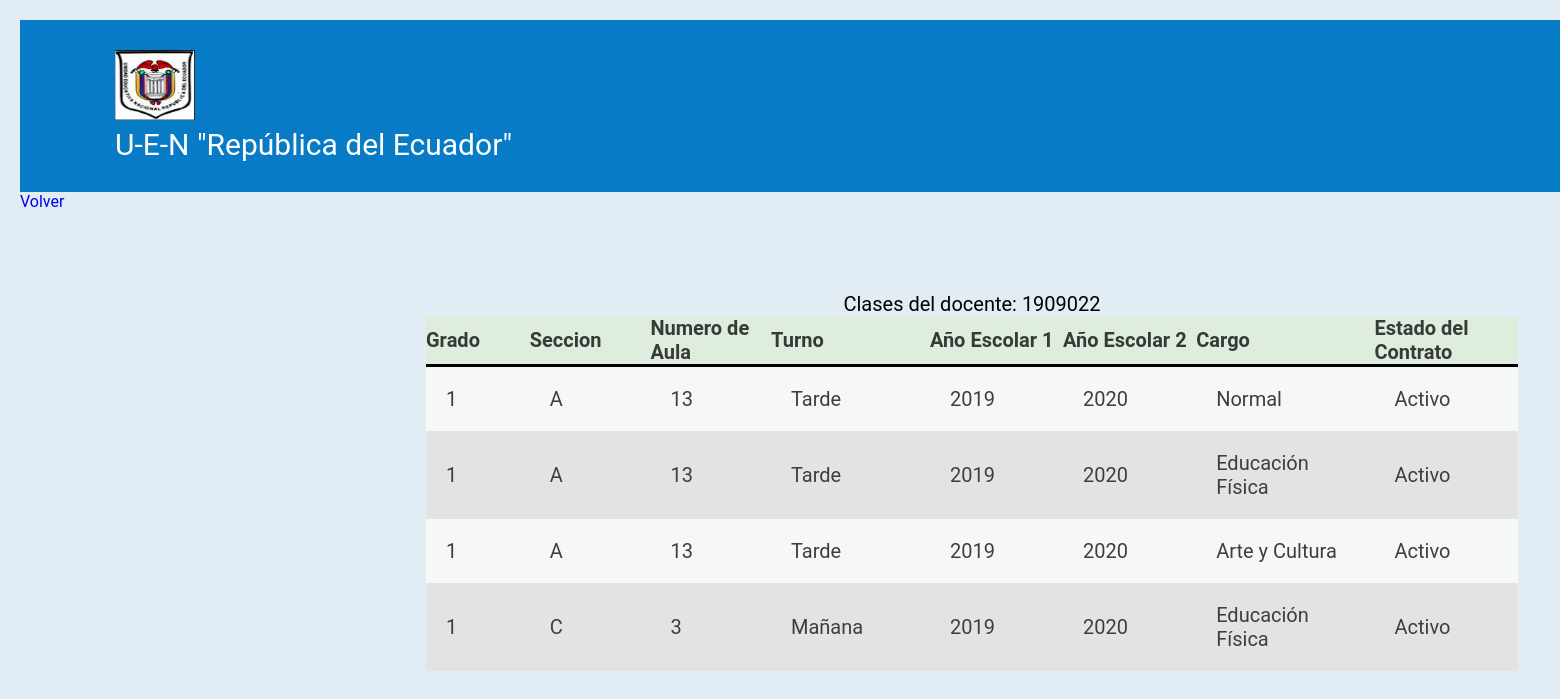
Page /public/clases_asignadas.php?id_doc_docent=1909022 (signed in) on the earlier database version.
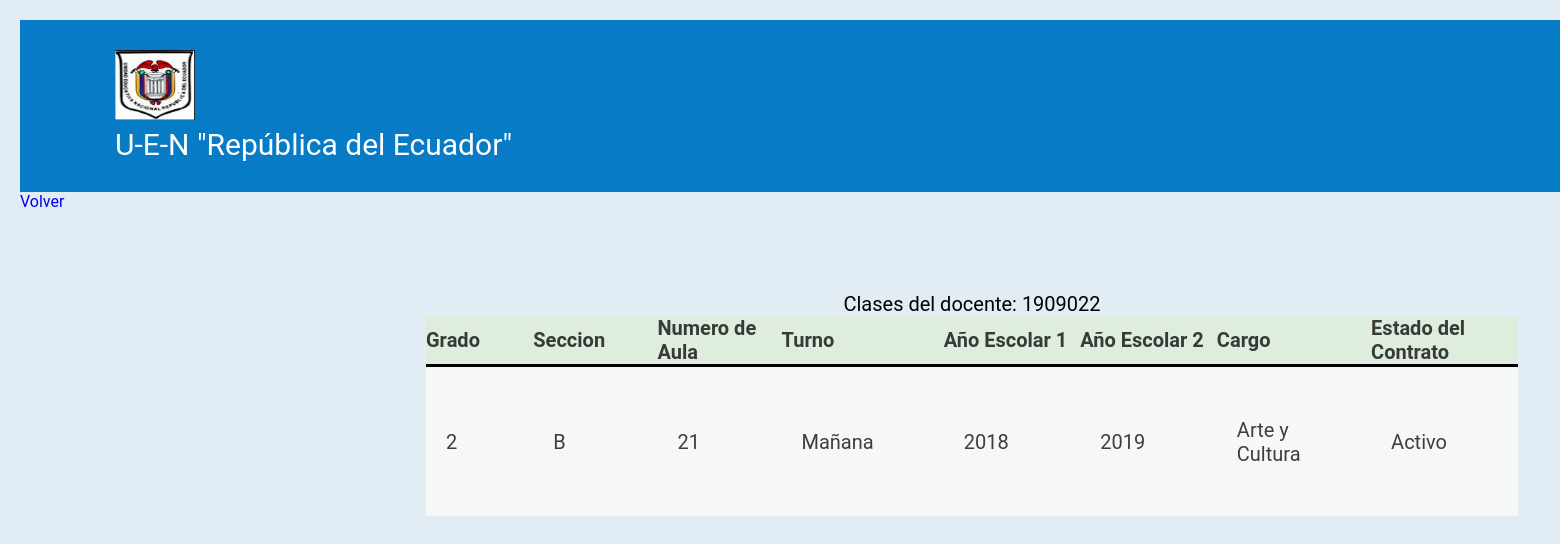
Same page on the later database version.
### tables this page shows
CREATE TABLE `docentes` (
  `id_doc_docent` varchar(15) NOT NULL,
  `id_tipo_docent` int(1) NOT NULL,
  `id_turno` int(1) NOT NULL,
  `id_estado` int(1) NOT NULL,
  `fecha_ingreso` date DEFAULT NULL,
  `fecha_inabilitacion` date DEFAULT NULL
);

CREATE TABLE `clases` (
  `id_clase` varchar(15) NOT NULL,
  `grado` int(1) NOT NULL,
  `seccion` varchar(1) NOT NULL,
  `no_aula` int(3) NOT NULL,
  `id_turno` int(1) NOT NULL,
  `anio_escolar1` year(4) NOT NULL,
  `anio_escolar2` year(4) NOT NULL
);

CREATE TABLE `turnos` (
  `id_turno` int(1) NOT NULL,
  `descripcion` varchar(20) NOT NULL
);

CREATE TABLE `tipos_docentes` (
  `id_tipo_docent` int(1) NOT NULL,
  `descripcion` varchar(20) NOT NULL
);

CREATE TABLE `estado` (
  `id_estado` int(1) NOT NULL,
  `descripcion` varchar(15) NOT NULL
);

### public/clases_asignadas.php (the view, shortened to what this page needs)
<?php
$id_doc_docent = htmlentities(addslashes($_GET["id_doc_docent"]));
require '../database/connect.php';
    if(!isset($_SESSION["id_user"])){
       header("Location:../index.php");
   }else{
        ?>
<!DOCTYPE html>
<html>
    <head>
	    <link rel="stylesheet" href="./css/styles.css">
    </head>
    <body>
      <header class="top">
       <ul>
        <li><img src="../img/i.png" width="80px" height="70px"><br>U-E-N "República del Ecuador"</li>
      </ul>
     </header>
<?php
$sql="SELECT doc.id_doc_docent,cl.grado,cl.seccion,cl.no_aula,tr.descripcion turno, cl.anio_escolar1,cl.anio_escolar2,tp.descripcion cargo, est.descripcion estado FROM docentes doc INNER JOIN clases_asignadas ca ON doc.id_doc_docent = ca.id_doc_docent INNER JOIN clases cl ON ca.id_clase = cl.id_clase INNER JOIN estado est ON ca.id_estado = est.id_estado INNER JOIN turnos tr ON cl.id_turno = tr.id_turno INNER JOIN tipos_docentes tp ON ca.id_tipo_docent = tp.id_tipo_docent
			WHERE doc.id_doc_docent = :id_doc_docent";
			$result=$db->prepare($sql);
			$result->bindValue("id_doc_docent",$id_doc_docent);
			$result->execute();
	        echo "<div>";
 	          echo "<table class='tabla'>
 	          <caption> Clases del docente: ".$id_doc_docent."</caption>
 		            <thead>";
 			            echo"<tr>";
						echo"<th>Grado </th>
						 <th>Seccion </th>
						 <th>Numero de Aula </th>
						 <th>Turno </th>
						 <th>Año Escolar 1 </th>
						 <th>Año Escolar 2 </th>
						 <th>Cargo</th>
						 <th>Estado del Contrato</th>";
 			           echo "</tr>
 		            </thead>";
 		            while($registro=$result->fetch(PDO::FETCH_ASSOC)){
 		            	echo "<tr>";
 			           echo "<td>{$registro['grado']}</td>";
					   echo "<td>{$registro['seccion']}</td>";
					   echo "<td>{$registro['no_aula']}</td>";
					   echo "<td>{$registro['turno']}</td>";
					   echo "<td>{$registro['anio_escolar1']}</td>";
					   echo "<td>{$registro['anio_escolar2']}</td>";
					   echo "<td>{$registro['cargo']}</td>";
					   echo "<td>{$registro['estado']}</td>";
 		          echo " </tr>";
 		          		}
 	            echo "</table>
            </div>" ?>
                 <a href="docentes.php">Volver</a>
    </body>
</html>
<?php
 } ?>

### public/css/styles.css (style rules this page uses)
ul { list-style: none; }
* { margin: 0; padding: 0; -webkit-box-sizing: border-box; -moz-box-sizing: border-box; box-sizing: border-box; }
body { background-size: cover; background-attachment: fixed; font-family: Roboto; background-color: #E1ECF5; margin:20px; }
.top { margin: auto; width: 150%; display:block; position: relative; }
.top ul { list-style: none; font-size: 30px; }
.top li { background-color: #077BC6; color: #FFF; text-decoration: none; padding: 30px 95px ; }
th { width: 30px; }
.tabla { margin-top:100px; margin-left:-120px; margin-right: 400px; left: 35%; width: 80%; height: 200px; max-width: 70%; position:absolute; font-size: 20px; }
table { background-color: #F5F8F5; text-align: left; width: 80%; border-collapse: collapse; transition: all .3s ease-in-out; max-width: 80%; padding: 10px; }
tr { opacity: 0.75; }
td { padding: 20px; width: 1000px; }
thead { background-color: #DFEDDE; border-bottom: solid 3px; }
a { text-decoration: none; }
tr:nth-child(even) { background-color: #ddd; }

Differences in the rows shown:
no longer on one of the page's lists (row edited): docentes: clases.grado "1", clases.seccion "A", clases.no_aula "13", turnos.descripcion "Tarde", clases.anio_escolar1 "2019", clases.anio_escolar2 "2020", tipos_docentes.descripcion "Educación Física", id_estado.descripcion "Activo", tipos_docentes.descripcion "Arte y Cultura", clases.seccion "C", clases.no_aula "3", id_turno.descripcion "Mañana"
changed docentes "Mañana": clases.grado "1" → "2"; clases.seccion "A" → "B"; clases.no_aula "13" → "21"; id_turno.descripcion "Tarde" → "Mañana"; clases.anio_escolar1 "2019" → "2018"; clases.anio_escolar2 "2020" → "2019"; id_tipo_docent.descripcion "Normal" → "Arte y Cultura"
